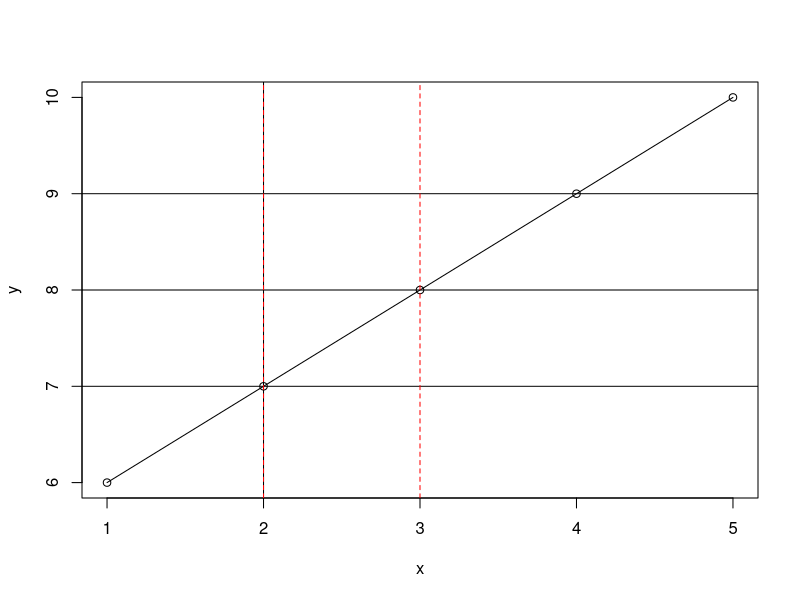
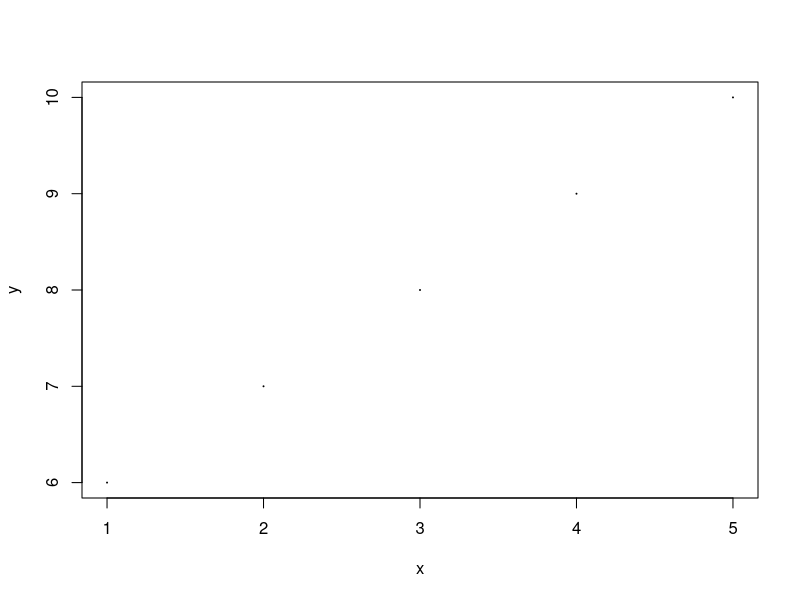
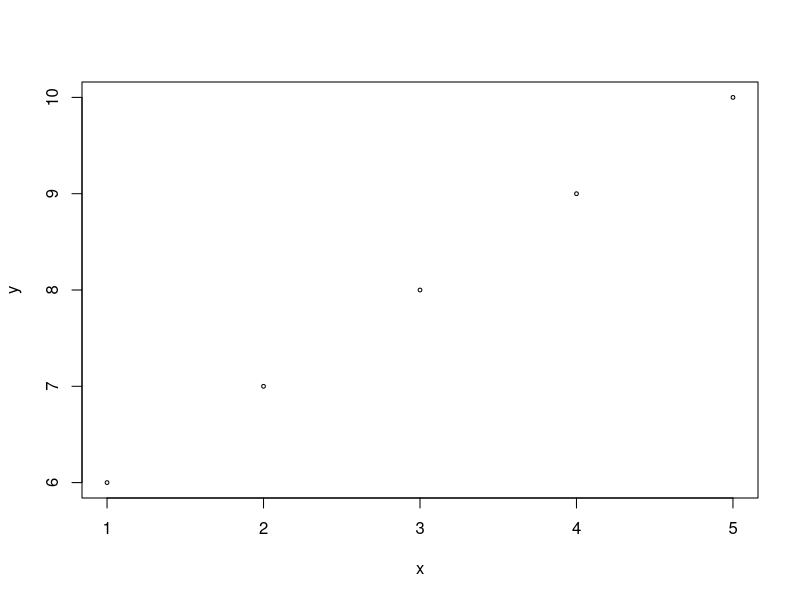
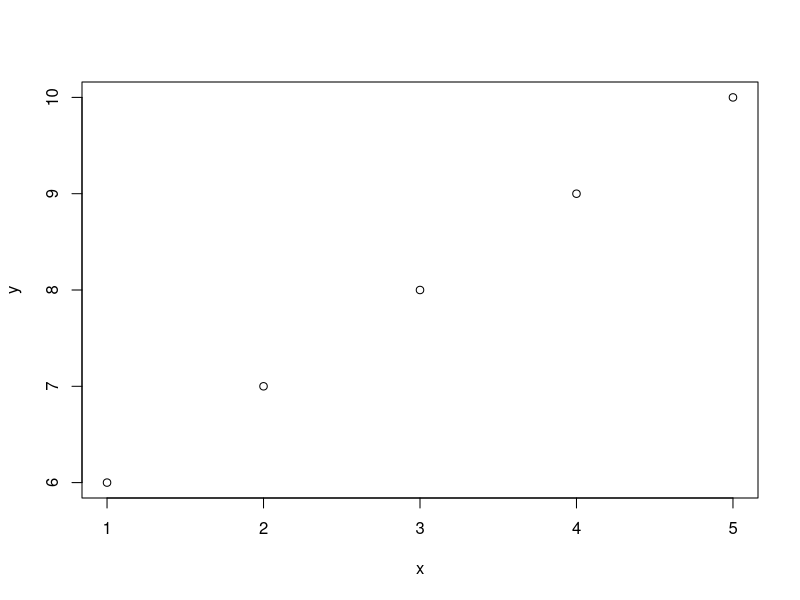
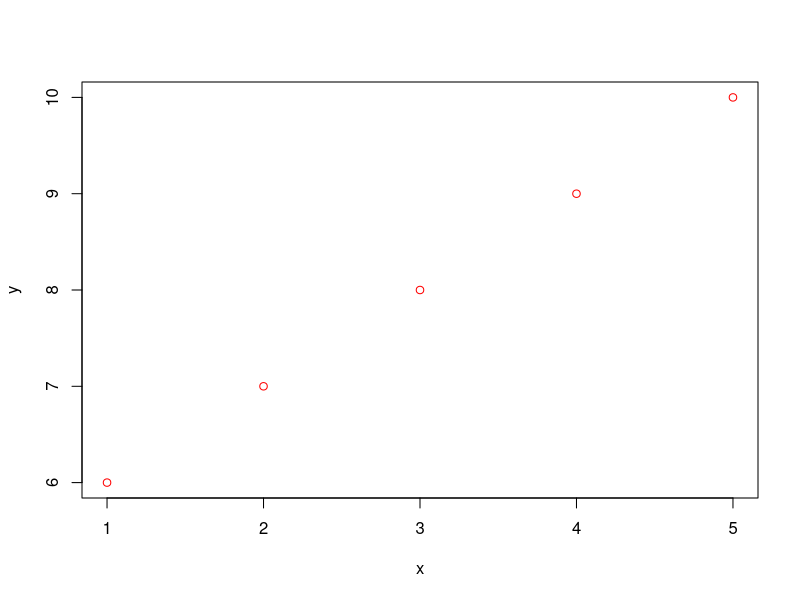
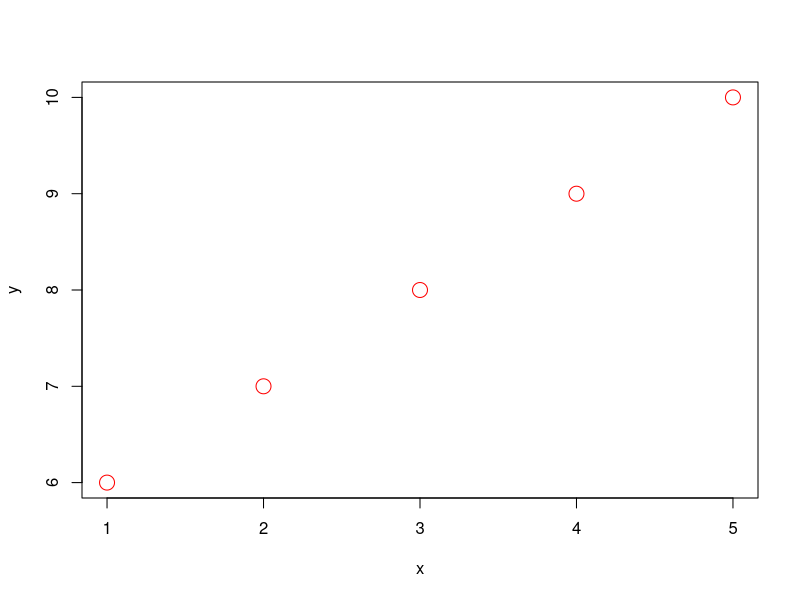
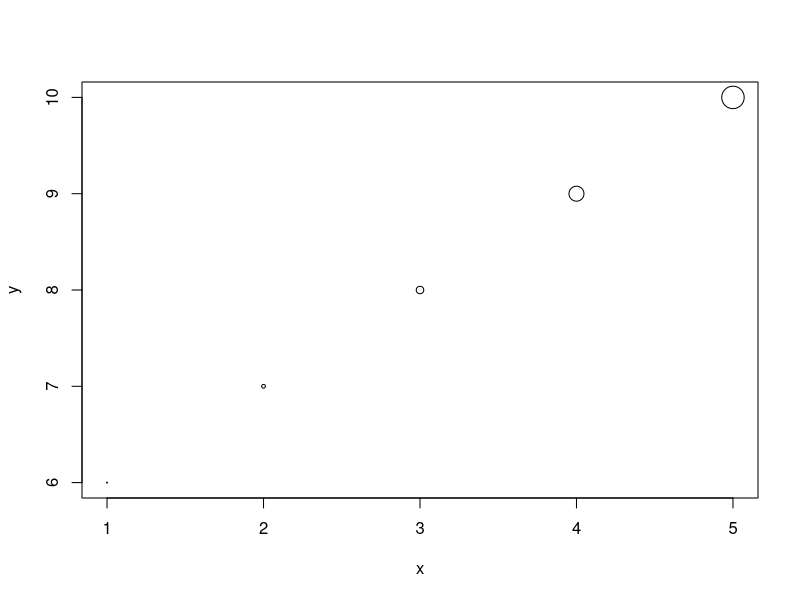
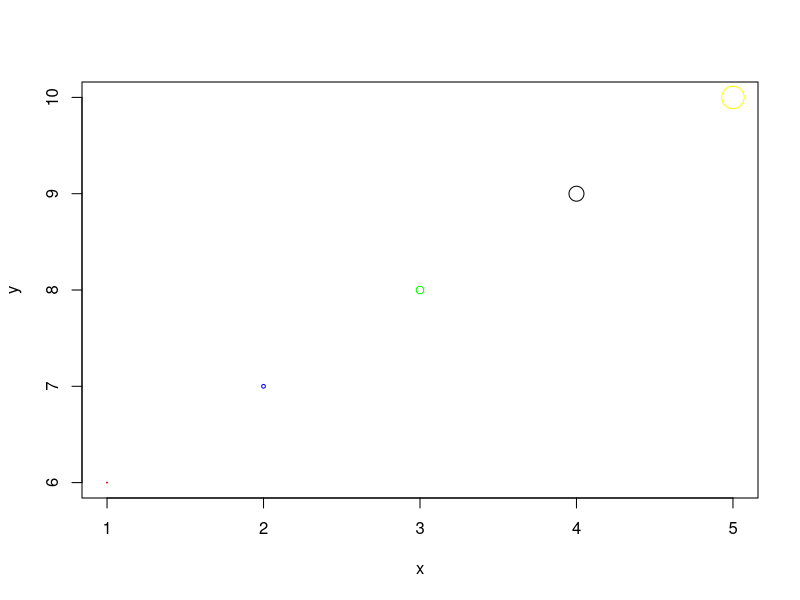

Write the R code that produced these figures, in order. (Note: this script raises an error after producing the figures.)
## example R code (intro to R part 2)
## author: alice yue


## TRUE/FALSE variables ####

x <- TRUE
y <- FALSE

if (x) {
    print("x is true")
}
if (y) {
    print("y is true")
}

# condition statements evaluate to TRUE/FALSE!
x1 <- 1
x <- x1<=10 & x1>-5 & x1!=0
x
x1 <= 10
if (x) {
    print("x1 is betwen -4 and 10 and is not 0")
}

## TRUE/FALLSE can be used for indexing vectors
xv1 <- c(1, 3, 5, 10, -1, 0, Inf, -Inf)
xv2 <- append(xv1, c(NA, NULL, log(-1))) # append() merges two vectors or lists
xv1
xv2

xv1i <- xv1 < 10
xv1i
xv1I <- which(xv1i)
xv1I
xv1[xv1i]
xv1[xv1I]

xv2i <- xv2 < 10
xv2i
which(xv2i)
xv2[xv2i] # by default, all NaN and NA are converted to NA

## TRUE/FALLSE can be used for indexing in matrices and data.frames()
m1 <- matrix(c(1:20), ncol=5, nrow=4)
m1
colnames(m1) <- c("a", "b", "c", "4", "5")
m1

m1i <- m1[,"a"] > 2
m1[m1i, "a"]
m1[which(m1i), "a"]
m1[m1i,] # it can be used here because: length(m1i) == nrow(m1) is TRUE

m1j <- m1[2,] > 2
m1[2, m1j]
m1[2, which(m1j)]
m1[ , m1j]


## plotting ####
m2 <- matrix(c(1:10), ncol=2, nrow=5)
m2
colnames(m2) <- c("x", "y")
plot(m2)
lines(m2)
abline(h=7)
abline(v=2)
abline(h=c(8,9))
abline(v=c(2,3), lty="dashed", col="red")
graphics.off() # close plot

# we can also change the size and colour of our points
plot(m2, cex=0.1)
plot(m2, cex=0.5)
plot(m2, cex=1)

plot(m2, col="red")
plot(m2, cex=2, col="red")

# we can also customize the size for each row
plot(m2, cex=c(0.1, 0.5, 1, 2, 3)) 
plot(m2, cex=c(0.1, 0.5, 1, 2, 3), col=c("red", "blue", "green", "black", "yellow")) 

# since size and colours are vectors, we can use condition indexing!
colours <- rep("red", 5)
colours
m2i <- m2[,"x"] < 2 & m2[,"y"] < 8
colours[m2i] <- "blue"
colours
plot(m2, cex=0.5, col=colours)

# add a title with main!
plot(m2, cex=0.5, col=colours, main="my first plot!")


## TRY: practice problems ####

# 4. write a function called "myfunction4" that outputs the following:
#    (you can assume the user gives 3 whole numbers as input arguments)

a <- myfunction4(2, -5, 6)
print(a)
# > a <- myfunction4(2, -5, 6)
# [1] 8
# [1] 7
# [1] 6
# [1] 5
# [1] 4
# [1] 3
# [1] 2
# [1] 1
# > print(a)
# [1] 1

a <- myfunction4(1, 1, 4)
print(a)
# > a <- myfunction4(1, 1, 4)
# [1] "first two arguments shouldn't be the same!"
# > print(a)
# [1] 4

a <- myfunction4(0, 10, 3)
print(a)
# [1] 3
# [1] 4
# [1] 5
# [1] 6
# [1] 7
# [1] 8
# [1] 9
# [1] 10
# [1] 11
# [1] 12
# [1] 13
print(a)
# [1] 13

# 5. write a function called "myfunction5" that takes in two numeric variables
#    a and b. it will return a vector of length 3. 
#    if a is greater than b, it will return c(TRUE, FALSE, FALSE)
#    if a is equal to b, it will return c(FALSE, TRUE, FALSE)
#    if a is less than b, it will return c(FALSE, FALSE, TRUE)
myfunction5(4,3)
# TRUE FALSE FALSE
myfunction5(5,5)
# FALSE TRUE FALSE
myfunction5(1,3)
# FALSE FALSE TRUE

# 6. write a function called "myfunction6" that print() out the following given
#    three numeric variables. 
#    hint: use the function you created in question 5!
myfunction6(1,3,50)
# [1] "x is less than y"
# [1] "x is less than z"
# [1] "y is less than z"
myfunction6(-9,0,-10)
# [1] "x is less than y"
# [1] "x is greater than z"
# [1] "y is greater than z"
myfunction6(2,100,3)
# [1] "x is less than y"
# [1] "x is less than z"
# [1] "y is greater than z"


## practice problem solutions
# 4. 
myfunction4 <- function(x, y, z) {
    if (x==y) {
        print("first two arguments shouldn't be the same!")
        return(z)
    }
    for (i in c(x:y)) {
        a <- z + i
        print(a)
    }
    return(a)
}

# 5.
myfunction5 <- function(a, b) {
    bools <- c(a < b, a == b, a > b)
    return(bools)
}

# 6.
myfunction6 <- function(x, y, z) {
    xy <- myfunction5(x, y)
    xz <- myfunction5(x, z)
    yz <- myfunction5(y, z)
    answer <- c("less than", "equal to", "greater than")
    print(paste0("x is ", answer[xy], " y"))
    print(paste0("x is ", answer[xz], " z"))
    print(paste0("y is ", answer[yz], " z"))
}
